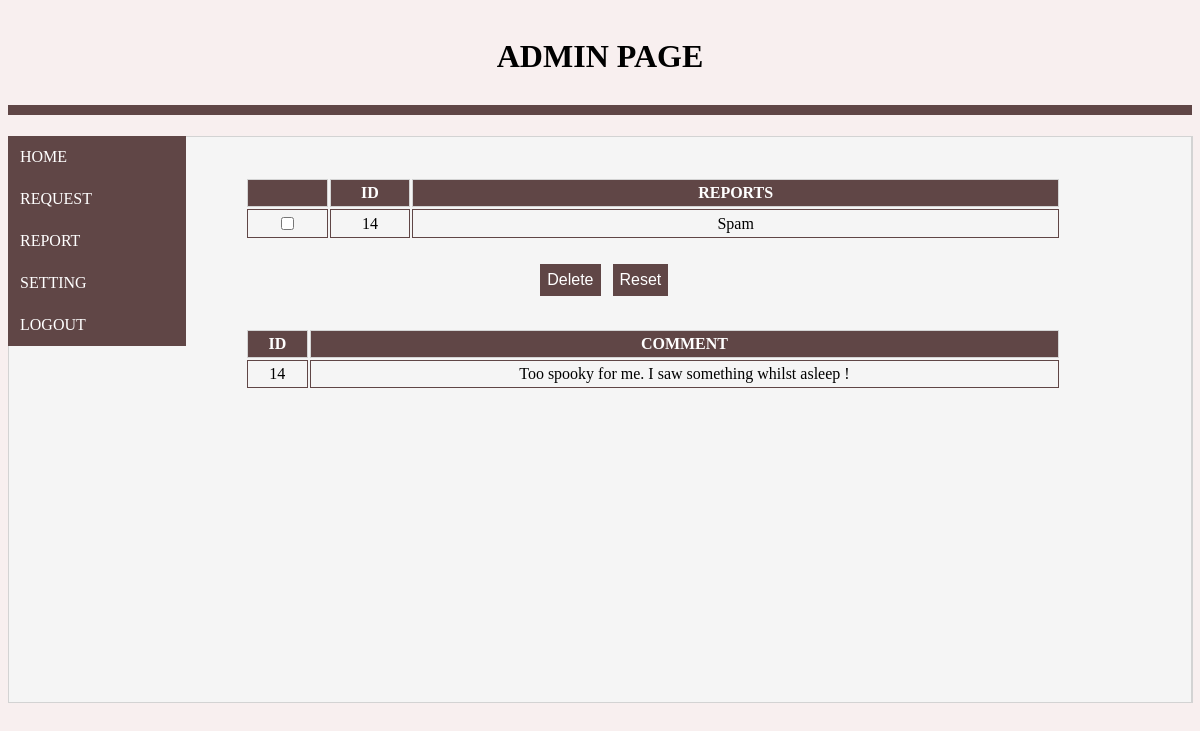
Page /admin_report.php on the committed database.
### tables this page shows
CREATE TABLE `report` (
  `reportID` int(3) NOT NULL,
  `commentID` int(3) NOT NULL,
  `reportCause` varchar(500) NOT NULL
);

CREATE TABLE `comments` (
  `commentID` int(3) NOT NULL,
  `commentText` varchar(500) NOT NULL,
  `userName` varchar(50) NOT NULL,
  `homestayName` varchar(50) NOT NULL,
  `rating` int(2) NOT NULL,
  `datePosted` timestamp NOT NULL DEFAULT current_timestamp(),
  `strikeTally` int(3) NOT NULL
);

### admin_report.php (the view, shortened to what this page needs)
<?php
include("config.php");
?>
<html>
<head>
<link rel="stylesheet" href="admin.css?v=<?php echo time(); ?>">
</head>
<header> <h1> ADMIN PAGE </h1> </header>
<body>
<nav class="vertical-menu">
<a href="admin_index.php"> HOME </a>
<a href="admin_request.php"> REQUEST </a>
<a href="admin_report.php"> REPORT </a>
<a href="admin_setting.php"> SETTING </a>
<a href="logout.php"> LOGOUT </a>
</nav>
<main>
<br>
	<table for="report" style=" width: 70%;">
		<tr>
			<th class="title" style="width: 10%;">  </th>
			<th class="title" style="width: 10%;"> ID </th>
			<th class="title"> REPORTS </th>
		</tr>
	<?php
	$sql = "SELECT * from report order by commentID ASC";
			$result = $conn->query($sql);
			if($result-> num_rows >0){
				while($row = $result->fetch_assoc()){
				?>
			<form action="deletepost_action.php" method="POST" enctype="multipart/form-data">
			<tr>
			<td class="content"> <input type="checkbox" name="checklist[]" value="<?php echo $row['commentID']; ?>"></input></td>
			<td class="content"> <?php echo $row['commentID']?></td>
			<td class="content"> <?php echo $row['reportCause']?></td>
					<?php
				}
		}else{
		echo "<p> No reports submitted for now </p>";
}?>
	</tr>
	</table>
	<input class="button" style="margin-top: 2%; padding: 4px; cursor: pointer;" type="submit" value="Delete"> &nbsp <input style="margin-top: 2%; padding: 4px; cursor: pointer;" class="button" type="reset" value="Reset"></input>
	<br><br>
	<table style="width: 70%; margin-left: 19%;">
		<tr>
			<th class="title"> ID</th>
			<th class="title"> COMMENT </th>
		</tr>
		<tr>
	<?php
			$sql = "SELECT commentID,commentText from comments WHERE strikeTally > 0 order by commentID";
			$result = $conn->query($sql);
			if($result->num_rows >0){
				while($row = $result->fetch_assoc()){
			?>
			<td class="content"><?php echo $row['commentID'];?></td>
			<td class="content"><?php echo $row['commentText'];?></td>
			</tr>
			<?php
				}
			}
			?>
	</table>
</main>
</body>
</html>

### admin.css (style rules this page uses)
body { background-color: #F8EFEF; }
h1 { text-align: center; border-bottom: 10px solid #604646 ; padding: 30px; }
main { background-color: whitesmoke; padding: 8px; max-width: 100%; height: 70%; line-height: 2em; border: 1px solid lightgray; box-shadow: 1px 0px lightgray; }
.vertical-menu { float: left; width: 15%; margin-right: 5%; }
.vertical-menu a { background-color: #604646; color: white; display: block; padding: 12px; text-decoration: none; }
a { text-decoration: none; font-size: 16px; color: white; padding: 8px; }
.button { font-size: 16px; color: white; background-color: #604646; border: 3px solid #604646; transition-duration: 0.2s; }
th,td { border: 1px solid lightgray; text-align: center; padding: 4px; }
.title { background-color: #604646; color: white; }
.content { border: 1px solid #604646; }

### rows in the picture
report: commentID "14", reportCause "Spam"
comments: commentID "14", commentText "Too spooky for me. I saw something whilst asleep !"
